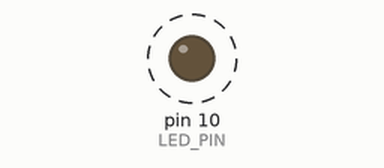
This sketch was run on a simulated Arduino Uno, built with avr-gcc and run on an emulated ATmega328P. Parts: output pins drawn as LEDs (lit = HIGH). Dashed ring = blinking.

Above: at 0.5 s.
Timing chart, 0 to 3.0 s (numbered marks = the images above):
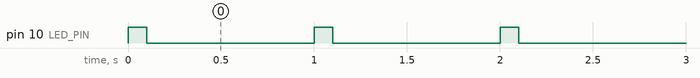

Measured:
- by itself, pin 10 (LED_PIN): alternates HIGH for 0.10 s and LOW for 0.90 s

The sketch:

main.ino
```cpp
int LED_PIN = 10;

void setup() {
    pinMode(LED_PIN, OUTPUT);
}

void loop() {
    digitalWrite(LED_PIN, HIGH);
    delay(100);
    digitalWrite(LED_PIN, LOW);
    delay(900);
}
```
